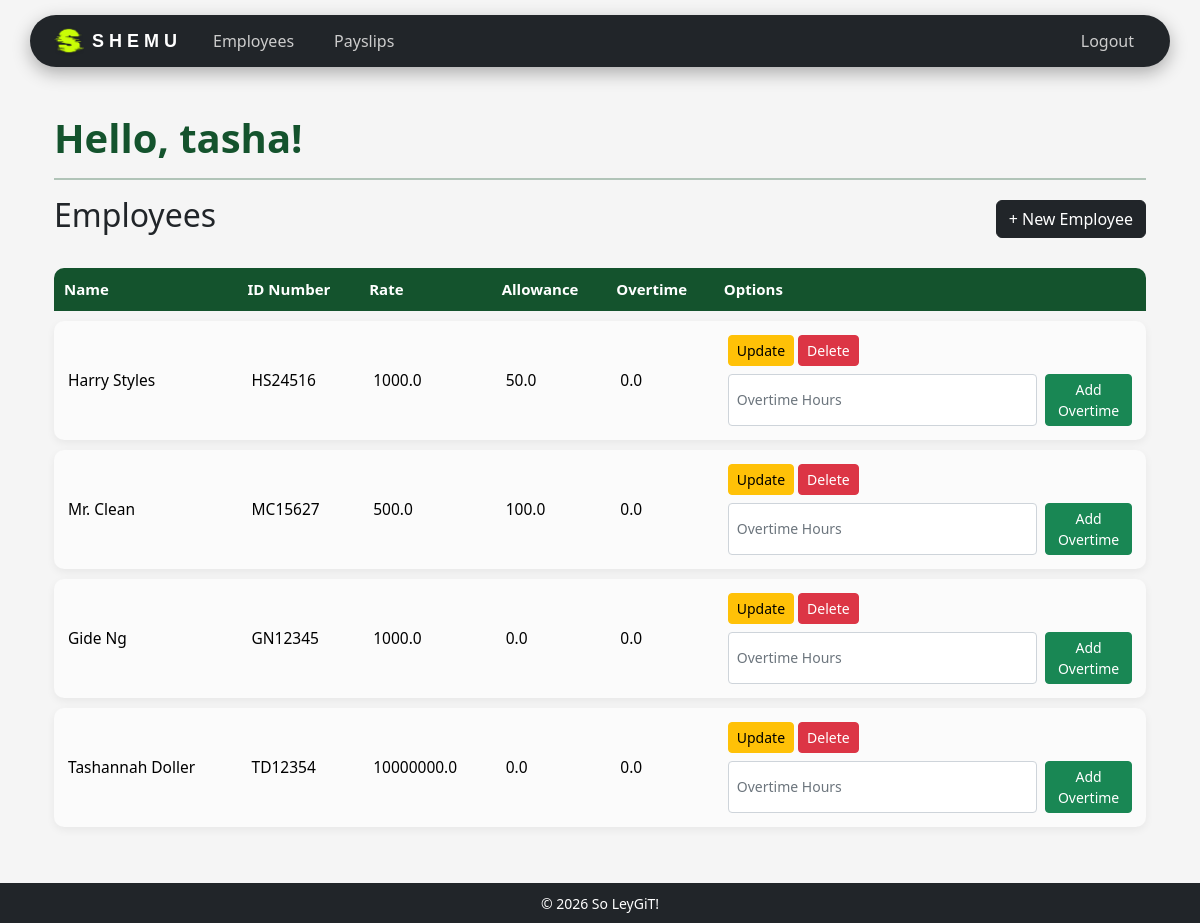
Screenshot of /employees/ (signed in) with the database file from the repository.
### payroll_app/models.py (models this page shows, shortened)
class Employee(models.Model):
    user = models.OneToOneField(User, on_delete=models.CASCADE, null=True, blank=True)
    name = models.CharField(max_length=200)
    id_number = models.CharField(max_length=200, primary_key=True) # use <str:pk> when linking here
    rate = models.FloatField()
    overtime_pay = models.FloatField(null=True, blank=True, default=0)
    allowance = models.FloatField(null=True, blank=True, default=0)

### payroll_app/views.py (the view)
# urls.py: path('employees/', views.employee_list, name='employee_list'),
@login_required
def employee_list(request):
    if not request.user.is_staff:
        return redirect('payslips')
    employees = Employee.objects.all()
    return render(request, 'payroll_app/employees.html', {'employees': employees})

### payroll_app/templates/payroll_app/employees.html (shortened to what this page needs)
{% extends 'payroll_app/base.html' %}
{% block content %}
<div class="container">
    <h1 class="welcome-text">Hello, {{ user.username }}!</h1>
    <hr>
    <div class="d-flex justify-content-between align-items-center mt-2 mb-3">
        <h2>Employees</h2>
        <a href="{% url 'create_employee' %}" class="btn btn-dark">+ New Employee</a>
    </div>
    <table class="table modern-table">
        <thead class="table-dark">
            <tr>
                <th>Name</th>
                <th>ID Number</th>
                <th>Rate</th>
                <th>Allowance</th>
                <th>Overtime</th>
                <th>Options</th>
            </tr>
        </thead>
        <tbody>
            {% for e in employees %}
            <tr>
                <td>{{ e.name }}</td>
                <td>{{ e.id_number }}</td>
                <td>{{ e.rate }}</td>
                <td>{{ e.allowance }}</td>
                <td>{{ e.overtime_pay }}</td>
                <td>
                    <div class="mb-2">
                        <a href="{% url 'update_employee' pk=e.pk %}" class="btn btn-warning btn-sm">Update</a>
                        <a href="{% url 'delete_employee' pk=e.pk %}" class="btn btn-danger btn-sm">Delete</a>
                    </div>
                    <form method="POST" action="{% url 'add_overtime' pk=e.pk %}" class="d-flex gap-2">
                        <input type="number" step="0.01" min="0" name="hours"
                               class="form-control form-control-sm"
                               placeholder="Overtime Hours" required>
                        <button type="submit" class="btn btn-success btn-sm">
                            Add Overtime
                        </button>
                    </form>
                </td>
            </tr>
            {% empty %}
            <tr>
                <td colspan="6" class="text-center">No employees found.</td>
            </tr>
            {% endfor %}
        </tbody>
    </table>
</div>
{% endblock %}

### rows the page displays
Employee: name "Harry Styles", id_number "HS24516", rate "1000.0", allowance "50.0", overtime_pay "0.0"
Employee: name "Mr. Clean", id_number "MC15627", rate "500.0", allowance "100.0", overtime_pay "0.0"
Employee: name "Gide Ng", id_number "GN12345", rate "1000.0", allowance "0.0", overtime_pay "0.0"
Employee: name "Tashannah Doller", id_number "TD12354", rate "10000000.0", allowance "0.0", overtime_pay "0.0"

### other values shown
{{ user.username }} "tasha"
